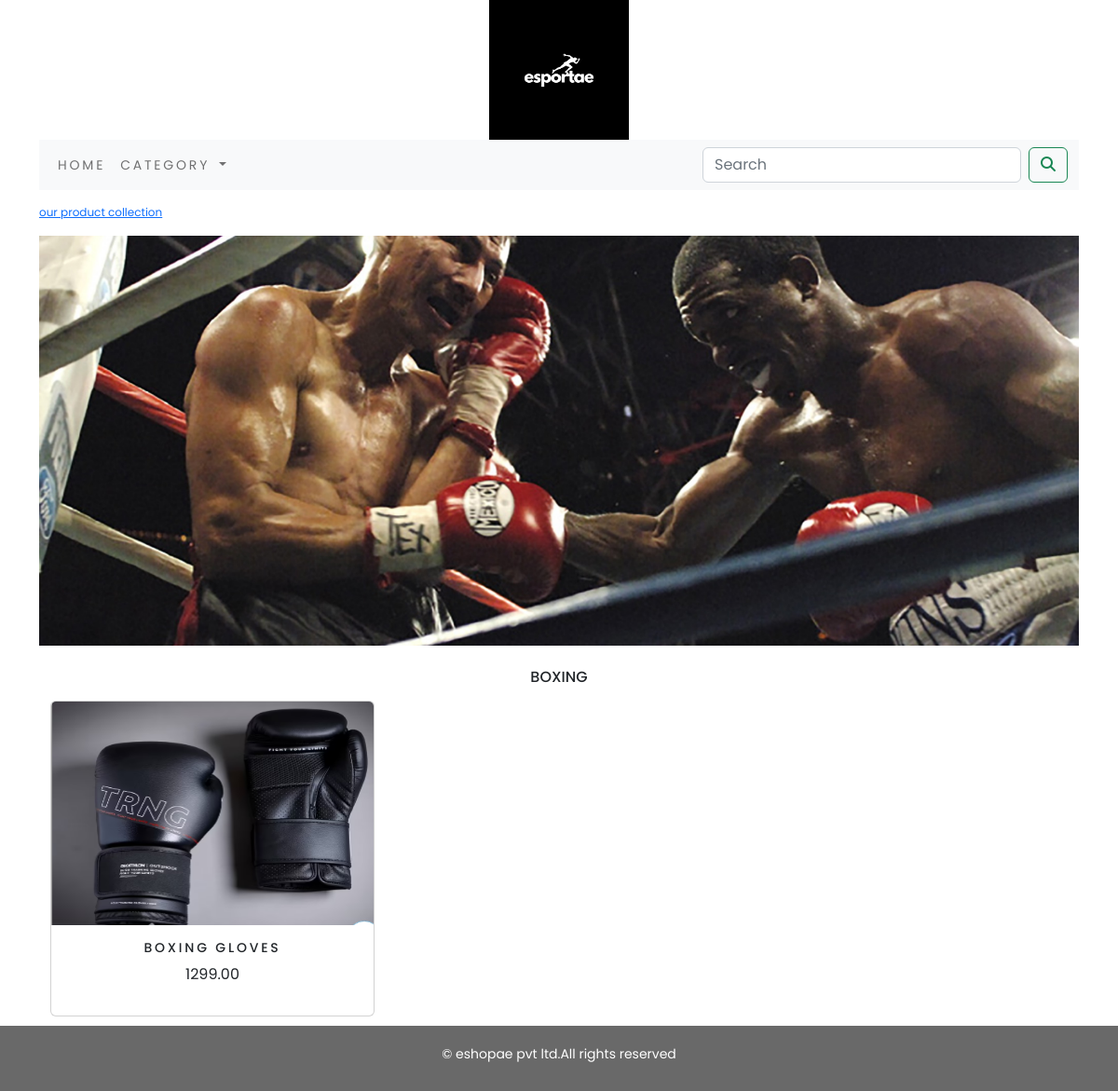
Screenshot of /eshop/boxing/ with the database file from the repository.
### eshop/models.py (models this page shows, shortened)
class Category(models.Model):
    name=models.CharField(max_length=250,unique=True)
    slug=models.SlugField(max_length=250,unique=True)
    desc=models.TextField(blank=True)
    img=models.ImageField(upload_to='category',blank=True)
    class Meta:
        ordering=('name',)
        verbose_name='category'
        verbose_name_plural='categories'
    def get_url(self):
        return reverse('eshop:products_by_category',args=[self.slug])

class Product(models.Model):
    name=models.CharField(max_length=250,unique=True)
    slug=models.SlugField(max_length=245,unique=True)
    desc=models.TextField(blank=True)
    price=models.DecimalField(max_digits=10,decimal_places=2)
    category=models.ForeignKey(Category,on_delete=models.CASCADE)
    img=models.ImageField(upload_to='product',blank=True)
    stock=models.IntegerField()
    available=models.BooleanField(default=True)
    created=models.DateTimeField(auto_now_add=True)
    updated=models.DateTimeField(auto_now=True)
    def get_url(self):
        return reverse('eshop:productdetail',args=[self.category.slug,self.slug])
    class Meta:
        ordering = ('name',)
        verbose_name = 'product'
        verbose_name_plural = 'products'

### eshop/views.py (the view)
# urls.py: path('',views.allProductCat,name='allProductCat'),
def allProductCat(request,c_slug=None):
    c_page=None
    products_list=None
    if c_slug!=None:
        c_page=get_object_or_404(Category,slug=c_slug)
        products_list=Product.objects.all().filter(category=c_page,available=True)
    else:
        products_list=Product.objects.all().filter(available=True)
    paginator=Paginator(products_list,8)
    try:
        page=int(request.GET.get('page','1'))
    except:
        page=1
    try:
        products=paginator.page(page)
    except (EmptyPage,InvalidPage):
        products=paginator.page(paginator.num_pages)
    return render(request,"category.html",{'category':c_page,'products':products})

### cart/context_processors.py (called while the page is built)
def counter(request):
    item_count = 0
    if 'admin' in request.path:
        return {}
    else:
        try:
            cart=Cart.objects.filter(cart_id=_cart_id(request))
            cart_items=CartItem.objects.all().filter(cart=cart[:1])
            for cart_item in cart_items:
                 item_count += cart_item.quantity
        except Cart.DoesNotExist:
            item_count = 0
    return  dict(item_count=item_count)

### cart/views.py (called while the page is built)
def _cart_id(request):
    cart=request.session.session_key
    if not cart:
        cart=request.session.create()
    return cart

### eshop/context_processors.py (called while the page is built)
def menu_links(request):
    links=Category.objects.all()
    return dict(links=links)

### templates/category.html (shortened to what this page needs)
{% extends 'base.html' %}
{% load static %}
{% block content %}
{% if category %}
        <div>
            <div class="row my_row_class">
                <div class="mx-auto">
                <p><a href="{% url 'eshop:allProductCat' %}"> our product collection</a></p>
            </div>
            </div>
        </div>
{% endif %}
    <div class="mx-auto">
        {% if category %}
        <img class="my_image" src="{{category.img.url}}" alt="{{category.name}}">
    </div>
<br>
    <div>
        <h1 class="text-center my_title">{{category.name}}</h1>
    </div>
    {% endif %}
<div class="container">
    <div class="row mx_auto">
        {% for product in products.object_list %}
        <div class="my_bottom_margin col-9 col-sm-12 col-md-4 col-md-12 col-lg-4">
            <div class="card text-center" style="min-width:18rem;">
                <a href="{{product.get_url}}"><img class="card-img-top product_image" src="{{product.img.url}}" alt="{{product.name}}"></a>
            <div class="card-body">
                <h4>{{product.name}}</h4>
                <p>{{product.price}}</p>
            </div>
            </div>
        </div>
        {% endfor %}
    </div>
</div>
{% endblock %}

### static/css/custom.css (style rules this page uses)
body { font-family: 'Poppins', sans-serif; }
.my_row_class { padding-top : 15px; }
.my_row_class .mx-auto { color :#000; font-size : 12px; }
.my_image { width:100%; height:auto; }
.my_title { font-size:16px; text-transform : uppercase; letter-spacing:.2m; }
.my_bottom_margin { margin-bottom:10px; }
.card-body h4 { font-size:14px; text-transform:uppercase; letter-spacing:.2em; }
.product_image { width:100%; height:20vw; }

### rows the page displays
Category: img (picture), name "BOXING"
Product: img (picture), name "BOXING GLOVES", price "1299.00"
